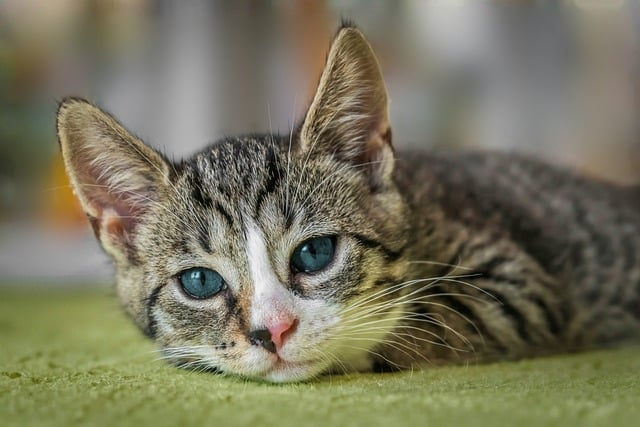
#> input picture PythonProject/Images/cat2.jpg, 640 x 427 px
$ python Fifth.py
#> lines starting #> are read from the running program, lines starting #| are printed output that depends on the picture
import cv2 as cv
import numpy as np

img=cv.imread("Images/cat2.jpg")
#> img is the input picture: shape (427, 640, 3); mean B, G, R 93.2, 116.1, 119.1
cv.imshow("Original",img)

#Translate
def translate(img,x,y):
#> called with x = 100, y = 50
    transMat=np.float64([[1,0,x],[0,1,y]])
    dim=(img.shape[1],img.shape[0])
#> dim = (640, 427)
    return cv.warpAffine(img,transMat,dim)
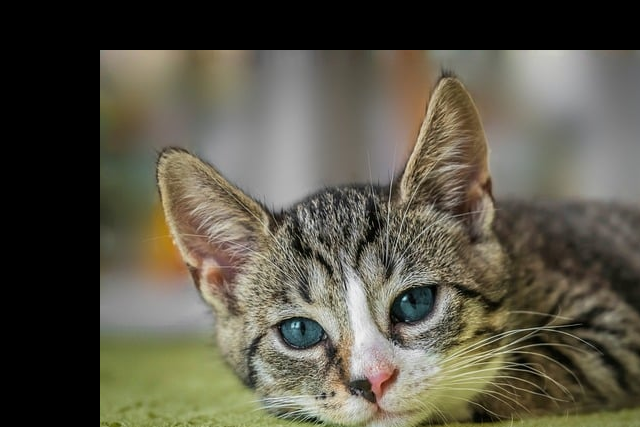
#> returned value: shape (427, 640, 3); mean of channels 0, 1, 2 71.7, 85.8, 89.5; drawn as B, G, R
translate=translate(img,100,50)
cv.imshow("translate",translate)

#rotate
def rotate(img,angle,rotpoint=None):
#> called with angle = 45
    (h,w)=img.shape[:2]
#> h = 427; w = 640
    if rotpoint is None:
        rotpoint=(w//2,h//2)
#> rotpoint = (320, 213)

    rotMat=cv.getRotationMatrix2D(rotpoint,angle,1.0)
    dim=(w,h)
#> dim = (640, 427)
    return cv.warpAffine(img,rotMat,dim)
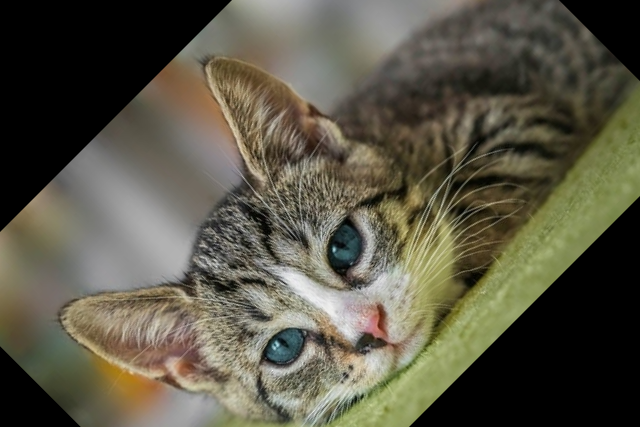
#> returned value: shape (427, 640, 3); mean of channels 0, 1, 2 70.6, 86.5, 90; drawn as B, G, R
rotate=rotate(img,45)
cv.imshow("rotate",rotate)

#flip
flip=cv.flip(img,1)
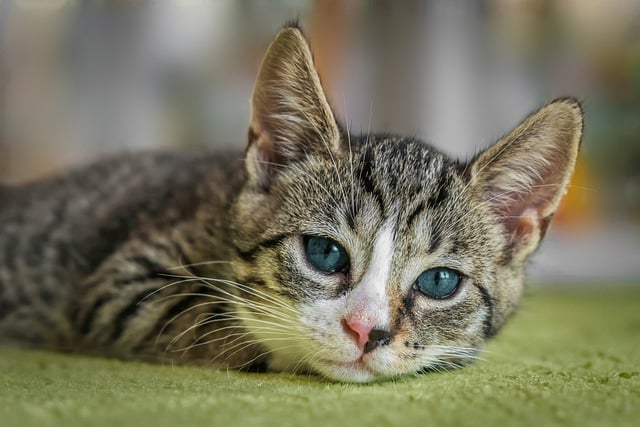
#> flip: shape (427, 640, 3); mean B, G, R 93.2, 116.1, 119.1
cv.imshow("flip",flip)

cv.waitKey(0)

$ run again, with PythonProject/Images/cat3.jpg copied over PythonProject/Images/cat2.jpg
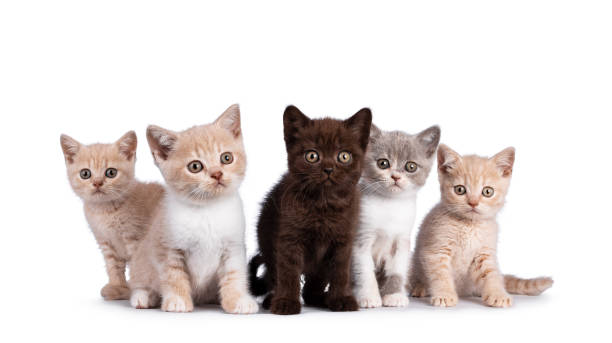
#> input picture PythonProject/Images/cat3.jpg, 612 x 343 px
#> img is the input picture: shape (343, 612, 3); mean B, G, R 211.2, 213.5, 220.5
#> in rotate, `return cv.warpAffine(img,rotMat,dim)`:
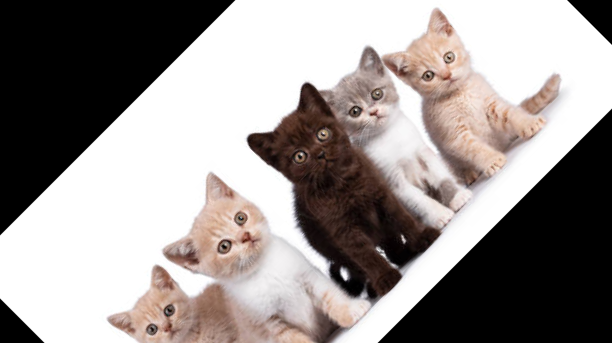
#> returned value: shape (343, 612, 3); mean of channels 0, 1, 2 144.6, 146.7, 153.1; drawn as B, G, R
#> `flip=cv.flip(img,1)`:
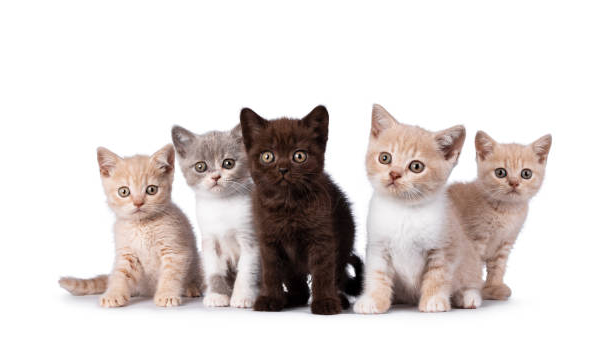
#> flip: shape (343, 612, 3); mean B, G, R 211.2, 213.5, 220.5

$ run again, with PythonProject/Images/cat.jpg copied over PythonProject/Images/cat2.jpg
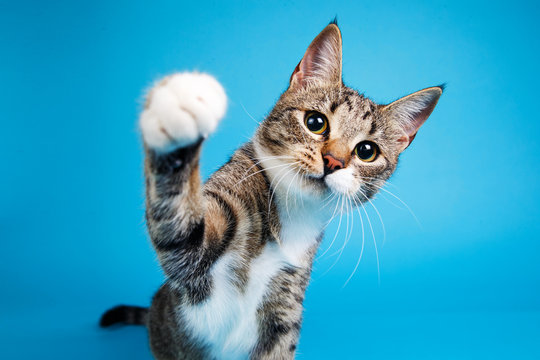
#> input picture PythonProject/Images/cat.jpg, 540 x 360 px
#> img is the input picture: shape (360, 540, 3); mean B, G, R 191.9, 160, 55.5
#> in rotate, `return cv.warpAffine(img,rotMat,dim)`:
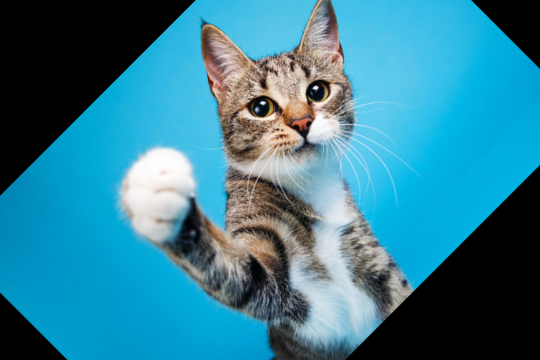
#> returned value: shape (360, 540, 3); mean of channels 0, 1, 2 148.7, 126.8, 52.5; drawn as B, G, R
#> `flip=cv.flip(img,1)`:
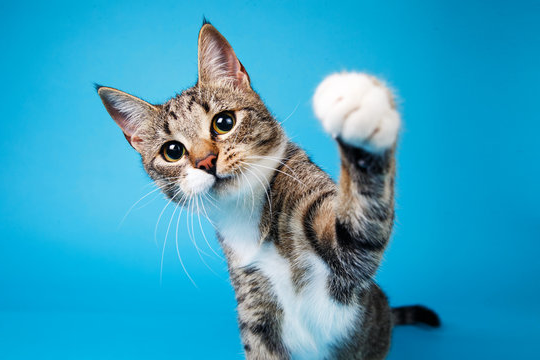
#> flip: shape (360, 540, 3); mean B, G, R 191.9, 160, 55.5
